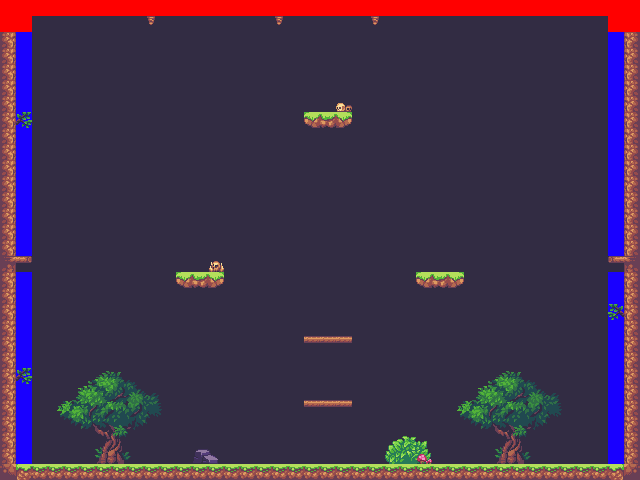

A 2D game scene composited from a Tiled map and its tileset images. What follows is a short description and the map's XML, with each tile layer's data collapsed to a summary:
An orthogonal 40x30 tile map with 16x16 px tiles, 4 tile layers (BackgroundDecorator, Collision, HiddenCollision, ForegroundDecorator), 3 tilesets and 3 objects (Spawn Point, Exit, FrogBossEnemy).

<map version="1.2" tiledversion="1.2.4" orientation="orthogonal" renderorder="right-down" width="40" height="30" tilewidth="16" tileheight="16" infinite="0" nextlayerid="21" nextobjectid="477">
 <tileset firstgid="1" name="props" tilewidth="16" tileheight="16" tilecount="364" columns="26">
  <image source="../tilesets/environment/props.png" width="416" height="224" />
  <tile id="317">
   <properties>
    <property name="collides" type="bool" value="true" />
   </properties>
  </tile>
  <tile id="321">
   <properties>
    <property name="collide_dmg" type="bool" value="true" />
   </properties>
  </tile>
 </tileset>
 <tileset firstgid="365" name="widgets" tilewidth="16" tileheight="16" tilecount="8" columns="8">
  <image source="../tilesets/widgets/widgets.png" width="128" height="16" />
  <tile id="0">
   <properties>
    <property name="widget" type="bool" value="true" />
   </properties>
  </tile>
  <tile id="1">
   <properties>
    <property name="collides" type="bool" value="true" />
    <property name="widget" type="bool" value="true" />
   </properties>
  </tile>
  <tile id="2">
   <properties>
    <property name="widget" type="bool" value="true" />
   </properties>
  </tile>
  <tile id="3">
   <properties>
    <property name="widget" type="bool" value="true" />
   </properties>
  </tile>
  <tile id="4">
   <properties>
    <property name="widget" type="bool" value="true" />
   </properties>
  </tile>
  <tile id="5">
   <properties>
    <property name="widget" type="bool" value="true" />
   </properties>
  </tile>
  <tile id="6">
   <properties>
    <property name="widget" type="bool" value="true" />
   </properties>
  </tile>
  <tile id="7">
   <properties>
    <property name="widget" type="bool" value="true" />
   </properties>
  </tile>
 </tileset>
 <tileset firstgid="373" name="tileset" tilewidth="16" tileheight="16" tilecount="585" columns="15">
  <image source="../tilesets/environment/tileset-extruded.png" width="240" height="624" />
  <tile id="16">
   <properties>
    <property name="collides" type="bool" value="true" />
   </properties>
  </tile>
  <tile id="18">
   <properties>
    <property name="collides" type="bool" value="true" />
   </properties>
  </tile>
  <tile id="20">
   <properties>
    <property name="collides" type="bool" value="true" />
   </properties>
  </tile>
  <tile id="22">
   <properties>
    <property name="collides" type="bool" value="true" />
   </properties>
  </tile>
  <tile id="24">
   <properties>
    <property name="collide_top_only" type="bool" value="true" />
    <property name="collides" type="bool" value="true" />
   </properties>
  </tile>
  <tile id="26">
   <properties>
    <property name="collide_top_only" type="bool" value="true" />
    <property name="collides" type="bool" value="true" />
   </properties>
  </tile>
  <tile id="28">
   <properties>
    <property name="collides" type="bool" value="true" />
   </properties>
  </tile>
  <tile id="110">
   <properties>
    <property name="collides" type="bool" value="true" />
   </properties>
  </tile>
  <tile id="114">
   <properties>
    <property name="collides" type="bool" value="true" />
   </properties>
  </tile>
  <tile id="116">
   <properties>
    <property name="collides" type="bool" value="true" />
   </properties>
  </tile>
  <tile id="118">
   <properties>
    <property name="collide_top_only" type="bool" value="true" />
    <property name="collides" type="bool" value="true" />
   </properties>
  </tile>
  <tile id="136">
   <properties>
    <property name="collide_top_only" type="bool" value="true" />
    <property name="collides" type="bool" value="true" />
   </properties>
  </tile>
  <tile id="138">
   <properties>
    <property name="collides" type="bool" value="true" />
   </properties>
  </tile>
  <tile id="148">
   <properties>
    <property name="collides" type="bool" value="true" />
   </properties>
  </tile>
  <tile id="166">
   <properties>
    <property name="collides" type="bool" value="true" />
   </properties>
  </tile>
  <tile id="168">
   <properties>
    <property name="collides" type="bool" value="true" />
   </properties>
  </tile>
  <tile id="170">
   <properties>
    <property name="collides" type="bool" value="true" />
   </properties>
  </tile>
  <tile id="172">
   <properties>
    <property name="collide_top_only" type="bool" value="true" />
    <property name="collides" type="bool" value="true" />
   </properties>
  </tile>
  <tile id="174">
   <properties>
    <property name="collide_top_only" type="bool" value="true" />
    <property name="collides" type="bool" value="true" />
   </properties>
  </tile>
  <tile id="268">
   <properties>
    <property name="collides" type="bool" value="true" />
   </properties>
  </tile>
  <tile id="288">
   <properties>
    <property name="collides" type="bool" value="true" />
   </properties>
  </tile>
  <tile id="318">
   <properties>
    <property name="collides" type="bool" value="true" />
   </properties>
  </tile>
  <tile id="326">
   <properties>
    <property name="collides" type="bool" value="true" />
   </properties>
  </tile>
  <tile id="328">
   <properties>
    <property name="collides" type="bool" value="true" />
   </properties>
  </tile>
  <tile id="346">
   <properties>
    <property name="collides" type="bool" value="true" />
   </properties>
  </tile>
  <tile id="476">
   <properties>
    <property name="collides" type="bool" value="true" />
   </properties>
  </tile>
  <tile id="560">
   <properties>
    <property name="collides" type="bool" value="true" />
   </properties>
  </tile>
 </tileset>
 <layer id="17" name="BackgroundDecorator" width="40" height="30" locked="1">
  <data>[1200 cells, 1200 non-empty, 1 distinct tile ids]</data>
 </layer>
 <layer id="18" name="Collision" width="40" height="30" locked="1">
  <data>[1200 cells, 313 non-empty, 83 distinct tile ids]</data>
 </layer>
 <layer id="19" name="HiddenCollision" width="40" height="30" locked="1">
  <data>[1200 cells, 44 non-empty, 1 distinct tile ids]</data>
 </layer>
 <layer id="20" name="ForegroundDecorator" width="40" height="30" locked="1" opacity="0.95">
  <data>[1200 cells, 22 non-empty, 14 distinct tile ids]</data>
 </layer>
 <objectgroup id="5" name="Objects" locked="1">
  <object id="311" name="Spawn Point" x="328.909" y="31.6364">
   <point />
  </object>
  <object id="325" name="Exit" x="320" y="144" width="16" height="16" />
  <object id="473" name="FrogBossEnemy" x="320" y="192" width="16" height="16" />
 </objectgroup>
</map>
